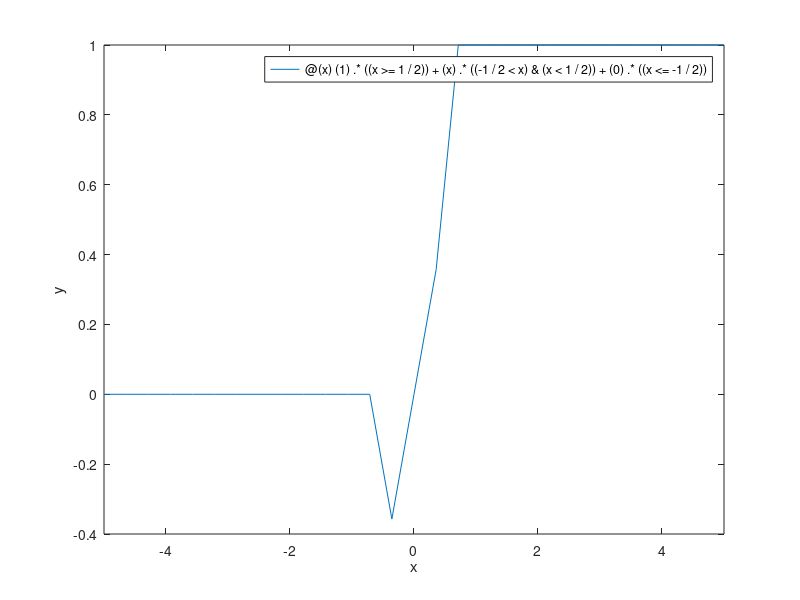

MATLAB code to generate this figure:
%piecewise function without using inbuilt func
y = @(x) (1).*((x >= 1/2)) + (x).*((-1/2<x) & (x < 1/2)) + (0).*((x<=-1/2));
x = -10:0.01:10;
fplot(y);
xlabel('x');
ylabel('y');
